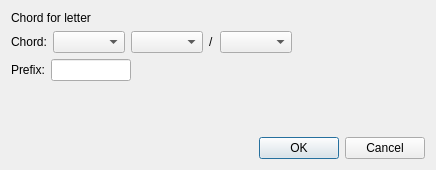
<?xml version="1.0" encoding="UTF-8"?>
<ui version="4.0">
 <class>Dialog</class>
 <widget class="QDialog" name="Dialog">
  <property name="geometry">
   <rect>
    <x>0</x>
    <y>0</y>
    <width>436</width>
    <height>170</height>
   </rect>
  </property>
  <property name="windowTitle">
   <string>Chord Selector</string>
  </property>
  <layout class="QVBoxLayout" name="verticalLayout">
   <item>
    <widget class="QLabel" name="label">
     <property name="text">
      <string>Chord for letter</string>
     </property>
    </widget>
   </item>
   <item>
    <layout class="QHBoxLayout" name="horizontalLayout">
     <item>
      <widget class="QLabel" name="label_2">
       <property name="text">
        <string>Chord:</string>
       </property>
      </widget>
     </item>
     <item>
      <widget class="QComboBox" name="note_menu"/>
     </item>
     <item>
      <widget class="QComboBox" name="chord_type_menu"/>
     </item>
     <item>
      <widget class="QLabel" name="label_3">
       <property name="text">
        <string>/</string>
       </property>
      </widget>
     </item>
     <item>
      <widget class="QComboBox" name="bass_menu"/>
     </item>
     <item>
      <spacer name="horizontalSpacer">
       <property name="orientation">
        <enum>Qt::Horizontal</enum>
       </property>
       <property name="sizeHint" stdset="0">
        <size>
         <width>40</width>
         <height>20</height>
        </size>
       </property>
      </spacer>
     </item>
    </layout>
   </item>
   <item>
    <layout class="QHBoxLayout" name="horizontalLayout_2">
     <item>
      <widget class="QLabel" name="label_4">
       <property name="text">
        <string>Prefix:</string>
       </property>
      </widget>
     </item>
     <item>
      <widget class="QLineEdit" name="marker_ef">
       <property name="maximumSize">
        <size>
         <width>80</width>
         <height>16777215</height>
        </size>
       </property>
      </widget>
     </item>
     <item>
      <spacer name="horizontalSpacer_2">
       <property name="orientation">
        <enum>Qt::Horizontal</enum>
       </property>
       <property name="sizeHint" stdset="0">
        <size>
         <width>40</width>
         <height>20</height>
        </size>
       </property>
      </spacer>
     </item>
    </layout>
   </item>
   <item>
    <spacer name="verticalSpacer">
     <property name="orientation">
      <enum>Qt::Vertical</enum>
     </property>
     <property name="sizeHint" stdset="0">
      <size>
       <width>20</width>
       <height>50</height>
      </size>
     </property>
    </spacer>
   </item>
   <item>
    <widget class="QDialogButtonBox" name="buttonBox">
     <property name="orientation">
      <enum>Qt::Horizontal</enum>
     </property>
     <property name="standardButtons">
      <set>QDialogButtonBox::Cancel|QDialogButtonBox::Ok</set>
     </property>
    </widget>
   </item>
  </layout>
 </widget>
 <resources/>
 <connections>
  <connection>
   <sender>buttonBox</sender>
   <signal>accepted()</signal>
   <receiver>Dialog</receiver>
   <slot>accept()</slot>
   <hints>
    <hint type="sourcelabel">
     <x>248</x>
     <y>254</y>
    </hint>
    <hint type="destinationlabel">
     <x>157</x>
     <y>274</y>
    </hint>
   </hints>
  </connection>
  <connection>
   <sender>buttonBox</sender>
   <signal>rejected()</signal>
   <receiver>Dialog</receiver>
   <slot>reject()</slot>
   <hints>
    <hint type="sourcelabel">
     <x>316</x>
     <y>260</y>
    </hint>
    <hint type="destinationlabel">
     <x>286</x>
     <y>274</y>
    </hint>
   </hints>
  </connection>
 </connections>
</ui>
